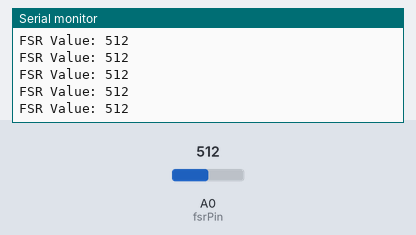
A sketch run on a simulated Arduino Uno, built with avr-gcc and run on an emulated ATmega328P. On the bench: the last lines printed to the serial monitor. The inputs (shaded band) are chosen by the test bench; at power-on: A0 (fsrPin) = 512.

Above: at 1.2 s.
1.3 s: A0 (fsrPin) set to 716
At 1.31 s:
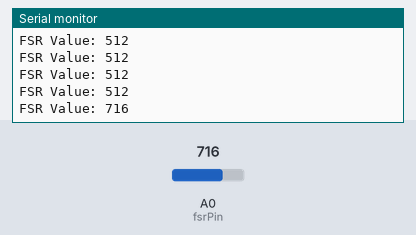
2.8 s: A0 (fsrPin) set to 900
At 2.82 s:
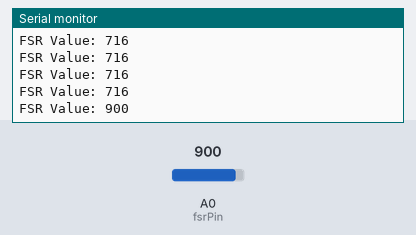
Timing chart, 0 to 5.8 s (numbered marks = the images above; inputs shaded):
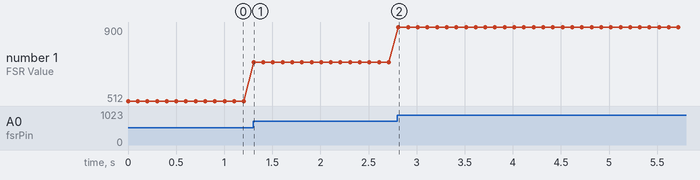

Measured:
- after the input at 1.3 s, the serial monitor: prints a new line at once (image 1)
- after the input at 2.8 s, the serial monitor: prints a new line at once (image 2)
- plotted number 1: 512 → 716 after the input at 1.3 s, 716 → 900 after the input at 2.8 s

The sketch:

fsr.ino
```cpp
const int fsrPin = A0;   // FSR-400 센서를 A0 핀에 연결
int fsrValue = 0;        // FSR 값을 저장할 변수

void setup() {
  Serial.begin(9600);    // 시리얼 모니터 시작 (속도: 9600bps)
  pinMode(fsrPin, INPUT); // FSR 핀을 입력 모드로 설정
}

void loop() {
  // FSR 센서에서 아날로그 값 읽기
  fsrValue = analogRead(fsrPin);

  // 시리얼 모니터에 출력
  Serial.print("FSR Value: ");
  Serial.println(fsrValue);

  // 짧은 대기 시간 (100ms)
  delay(100);
}
```
